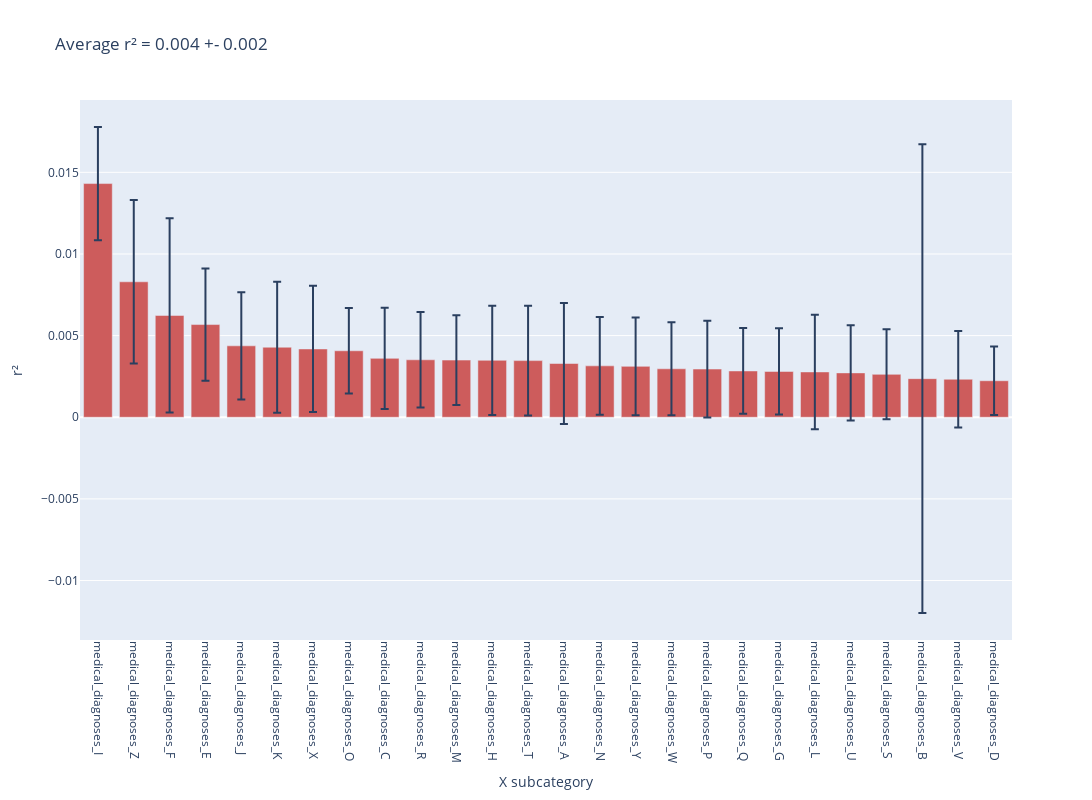

The code cell stored with this chart in its notebook:
### Code cell
import plotly.graph_objs as go

hovertemplate = "X subcategory: %{x} <br>r²: %{y:.3f} +- %{customdata[0]:.3f} <br><extra>%{customdata[1]}</extra>"

bars = go.Bar(
    x=scores["category"],
    y=scores["r2"],
    error_y={
        "array": scores["std"],
        "type": "data",
    },
    name="Correlations",
    marker_color="indianred",
    hovertemplate=hovertemplate,
    customdata=scores[["std", "algorithm"]]
)

fig = go.Figure(bars)

fig.update_layout(
    {
        "width": 2000,
        "height": 800,
        "title": f"Average r² = {scores['r2'].mean().round(3)} +- {scores['r2'].std().round(3)}",
        "xaxis": {"title": "X subcategory", "tickangle": 90, "showgrid": False},
        "yaxis": {"title": "r²"},
    }
)

fig.show()

### Figure 1 — Plotly figure (JSON) as saved in the notebook; plotly's stock layout.template omitted (floating-point values rounded to 4 significant figures)
{"data": [{"customdata": [[0.003464, "elastic_net"], [0.005006, "elastic_net"], [0.005951, "elastic_net"], [0.003436, "elastic_net"], [0.003281, "elastic_net"], [0.004017, "elastic_net"], [0.003868, "elastic_net"], [0.002624, "elastic_net"], [0.003108, "elastic_net"], [0.002924, "elastic_net"], [0.002745, "elastic_net"], [0.003343, "elastic_net"], [0.003356, "elastic_net"], [0.003702, "elastic_net"], [0.003, "elastic_net"], [0.002997, "elastic_net"], [0.002847, "elastic_net"], [0.002958, "elastic_net"], [0.002626, "elastic_net"], [0.002642, "elastic_net"], [0.00351, "elastic_net"], [0.002919, "elastic_net"], [0.002757, "elastic_net"], [0.01435, "elastic_net"], [0.002957, "elastic_net"], [0.002094, "elastic_net"]], "error_y": {"array": [0.003464, 0.005006, 0.005951, 0.003436, 0.003281, 0.004017, 0.003868, 0.002624, 0.003108, 0.002924, 0.002745, 0.003343, 0.003356, 0.003702, 0.003, 0.002997, 0.002847, 0.002958, 0.002626, 0.002642, 0.00351, 0.002919, 0.002757, 0.01435, 0.002957, 0.002094], "type": "data"}, "hovertemplate": "X subcategory: %{x} <br>r²: %{y:.3f} +- %{customdata[0]:.3f} <br><extra>%{customdata[1]}</extra>", "marker": {"color": "indianred"}, "name": "Correlations", "type": "bar", "x": ["medical_diagnoses_I", "medical_diagnoses_Z", "medical_diagnoses_F", "medical_diagnoses_E", "medical_diagnoses_J", "medical_diagnoses_K", "medical_diagnoses_X", "medical_diagnoses_O", "medical_diagnoses_C", "medical_diagnoses_R", "medical_diagnoses_M", "medical_diagnoses_H", "medical_diagnoses_T", "medical_diagnoses_A", "medical_diagnoses_N", "medical_diagnoses_Y", "medical_diagnoses_W", "medical_diagnoses_P", "medical_diagnoses_Q", "medical_diagnoses_G", "medical_diagnoses_L", "medical_diagnoses_U", "medical_diagnoses_S", "medical_diagnoses_B", "medical_diagnoses_V", "medical_diagnoses_D"], "y": [0.01431, 0.008296, 0.006234, 0.005677, 0.004374, 0.004289, 0.004183, 0.004071, 0.003606, 0.003518, 0.003501, 0.003487, 0.003469, 0.003292, 0.003147, 0.003117, 0.002967, 0.002951, 0.002835, 0.002805, 0.002776, 0.002718, 0.002627, 0.002364, 0.002328, 0.002236]}], "layout": {"height": 800, "title": {"text": "Average r² = 0.004 +- 0.002"}, "width": 2000, "xaxis": {"showgrid": false, "tickangle": 90, "title": {"text": "X subcategory"}}, "yaxis": {"title": {"text": "r²"}}}}
